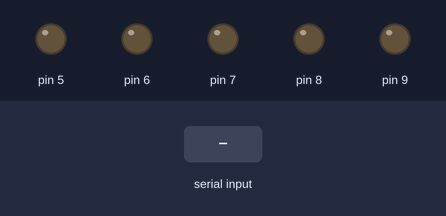
The sketch below on a simulated Arduino Uno, built with avr-gcc and run on an emulated ATmega328P. Shown: output pins drawn as LEDs (lit = HIGH). The test bench sets the inputs (shaded band). What the sketch prints to the serial monitor is not drawn.

Above: at 1.2 s.
1.3 s: byte 30 received over Serial
At 2.3 s:
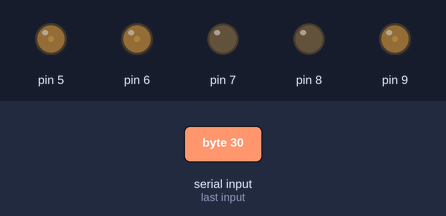
2.8 s: byte 90 received over Serial
At 3.5 s:
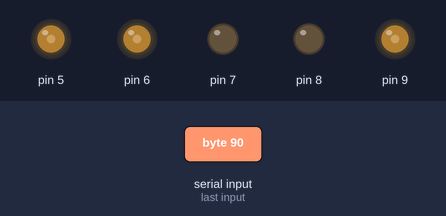
4.3 s: byte 120 received over Serial
At 4.6 s:
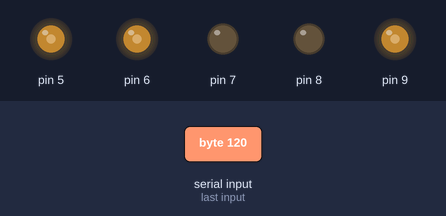
Timing chart, 0 to 7.3 s (numbered marks = the images above; inputs shaded):
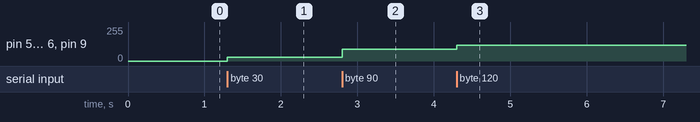

Measured:
- after the input at 1.3 s, pin 5, pin 6, pin 9: 0/255 → 30/255 at once
- after the input at 2.8 s, pin 5, pin 6, pin 9: 30/255 → 90/255 at once
- after the input at 4.3 s, pin 5, pin 6, pin 9: 90/255 → 120/255 at once

The sketch:

false_true_test_sound.ino
```cpp
void setup() {
 Serial.begin(9600);
 pinMode(5, OUTPUT);
 pinMode(6, OUTPUT);
 pinMode(7, OUTPUT);
 pinMode(8, OUTPUT);
 pinMode(9, OUTPUT);


}

void loop() {
 if (Serial.available() > 0) { // if there's serial data available
 int inByte = Serial.read();   // read it
 Serial.write(inByte);         // send it back out as raw binary data
 analogWrite(5, inByte);       // use it to set the LED brightness
 analogWrite(6, inByte);
 analogWrite(7, inByte);
 analogWrite(8, inByte);
 analogWrite(9, inByte);

 }
}
```
